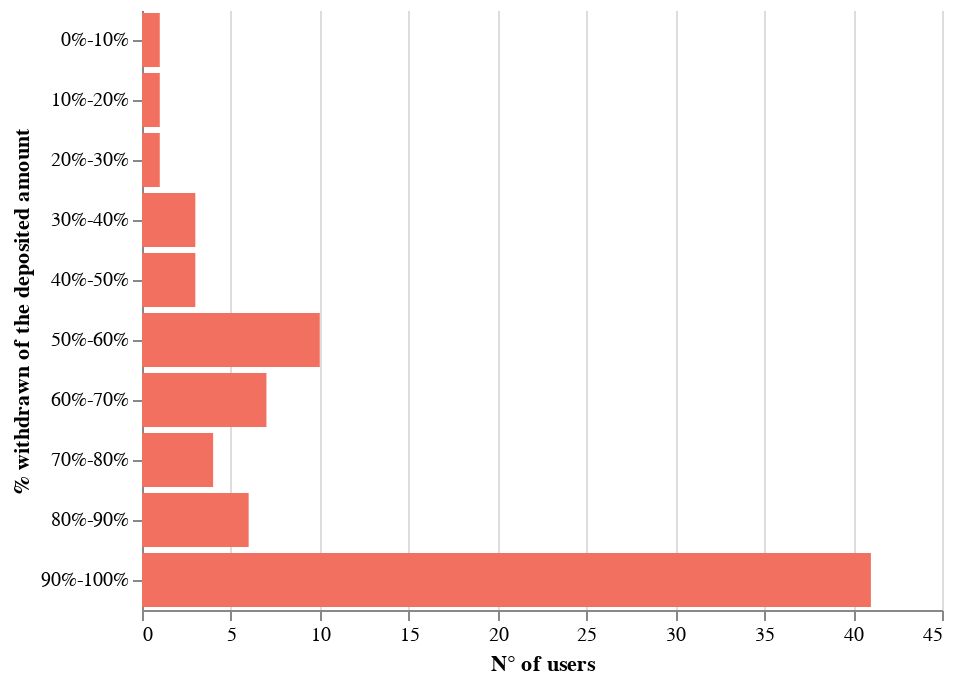

Notebook source saved alongside this figure:
### Code cell
alt.Chart(with_perc_buckets.sort_values(by='PERC_WITHDRAWN').rename(columns=cols_dict)).mark_bar().encode(
    y=alt.X(cols_dict['PERC_WITHDRAWN']+":N", sort=alt.EncodingSortField(order='ascending')),
    x=cols_dict['TOT_USERS']+":Q",
    tooltip=[cols_dict['PERC_WITHDRAWN']+":N",cols_dict['TOT_USERS']+":Q"]
).configure_mark(
    color='#F1705F'
).properties(height=300).configure_axisX(
    labelAngle=0
).configure_view(strokeOpacity=0)

### Figure 1 — Vega-Lite specification as saved in the notebook (floating-point values rounded to 4 significant figures)
{"config": {"view": {"continuousWidth": 400, "continuousHeight": 300, "strokeOpacity": 0}, "axisX": {"labelAngle": 0}, "mark": {"color": "#F1705F"}}, "data": {"name": "data-ca904618ed19adfb9fa7c5e6a1183d05"}, "mark": "bar", "encoding": {"tooltip": [{"field": "% withdrawn of the deposited amount", "type": "nominal"}, {"field": "N° of users", "type": "quantitative"}], "x": {"field": "N° of users", "type": "quantitative"}, "y": {"field": "% withdrawn of the deposited amount", "sort": {"order": "ascending"}, "type": "nominal"}}, "height": 300, "$schema": "https://vega.github.io/schema/vega-lite/v4.17.0.json", "datasets": {"data-ca904618ed19adfb9fa7c5e6a1183d05": [{"% withdrawn of the deposited amount": "0%-10%", "N° of users": 1}, {"% withdrawn of the deposited amount": "10%-20%", "N° of users": 1}, {"% withdrawn of the deposited amount": "20%-30%", "N° of users": 1}, {"% withdrawn of the deposited amount": "30%-40%", "N° of users": 3}, {"% withdrawn of the deposited amount": "40%-50%", "N° of users": 3}, {"% withdrawn of the deposited amount": "50%-60%", "N° of users": 10}, {"% withdrawn of the deposited amount": "60%-70%", "N° of users": 7}, {"% withdrawn of the deposited amount": "70%-80%", "N° of users": 4}, {"% withdrawn of the deposited amount": "80%-90%", "N° of users": 6}, {"% withdrawn of the deposited amount": "90%-100%", "N° of users": 41}]}}
